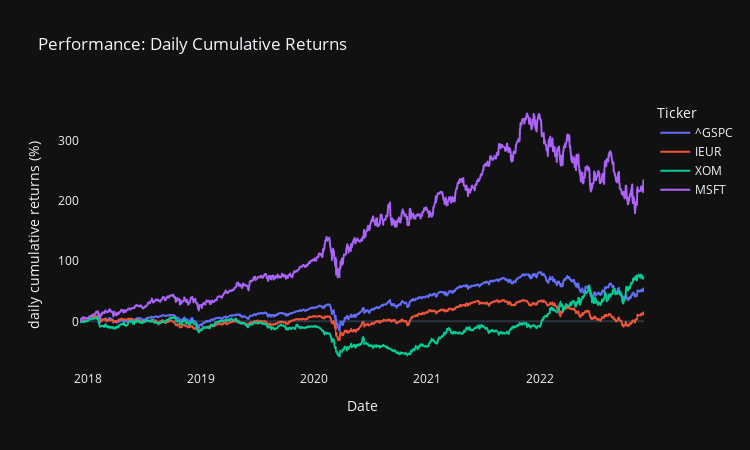

The notebook cell this image was saved under:
### Code cell
# charts cumulative return of all tickers in a single chart. Full instructions here: https://www.allthesnippets.com/notes/finance/calculating_cumulative_returns_of_stocks_with_python_and_pandas.html

# Calculates daily & cumulative returns
df_daily_returns = df_px_close.pct_change() # computes daily returns for each security
df_daily_returns = df_daily_returns[1:] # deletes first row with NaN values
df_cum_daily_returns = (1 + df_daily_returns).cumprod() - 1 # calculates cumulative daily returns
df_cum_daily_returns = df_cum_daily_returns.reset_index() # to add row_index to the DataFrame

# Transforms cumulative returns data for charting
df_px_cum_return = df_cum_daily_returns.melt(id_vars=['Date'], value_vars=tickers, var_name='Ticker', value_name='Cumulative Return')
df_px_cum_return['Cumulative Return Percent'] = df_px_cum_return['Cumulative Return'] * 100

# Charts cumulative returns
fig_px_cum_return = px.line(df_px_cum_return, x='Date',
              y='Cumulative Return Percent', color='Ticker',
              title='Performance: Daily Cumulative Returns',
              labels={'Cumulative Return Percent':'daily cumulative returns (%)', },
              height=450, 
              width=750,
              template='plotly_dark'
) # builds the chart
fig_px_cum_return.update_layout(xaxis=dict(showgrid=False),
              yaxis=dict(showgrid=False)
) # removes gridlines from the chart
fig_px_cum_return.show() # displays the chart

### Figure 1 — Plotly figure (JSON) as saved in the notebook; plotly's stock layout.template omitted (floating-point values rounded to 4 significant figures; data arrays with more than 128 entries replaced by an {"elided": "..."} marker saying what was removed)
{"data": [{"hovertemplate": "Ticker=^GSPC<br>Date=%{x}<br>daily cumulative returns (%)=%{y}<extra></extra>", "legendgroup": "^GSPC", "line": {"color": "#636efa", "dash": "solid"}, "marker": {"symbol": "circle"}, "mode": "lines", "name": "^GSPC", "showlegend": true, "type": "scattergl", "x": {"elided": "1258 str values"}, "xaxis": "x", "y": {"elided": "1258 float values"}, "yaxis": "y"}, {"hovertemplate": "Ticker=IEUR<br>Date=%{x}<br>daily cumulative returns (%)=%{y}<extra></extra>", "legendgroup": "IEUR", "line": {"color": "#EF553B", "dash": "solid"}, "marker": {"symbol": "circle"}, "mode": "lines", "name": "IEUR", "showlegend": true, "type": "scattergl", "x": {"elided": "1258 str values"}, "xaxis": "x", "y": {"elided": "1258 float values"}, "yaxis": "y"}, {"hovertemplate": "Ticker=XOM<br>Date=%{x}<br>daily cumulative returns (%)=%{y}<extra></extra>", "legendgroup": "XOM", "line": {"color": "#00cc96", "dash": "solid"}, "marker": {"symbol": "circle"}, "mode": "lines", "name": "XOM", "showlegend": true, "type": "scattergl", "x": {"elided": "1258 str values"}, "xaxis": "x", "y": {"elided": "1258 float values"}, "yaxis": "y"}, {"hovertemplate": "Ticker=MSFT<br>Date=%{x}<br>daily cumulative returns (%)=%{y}<extra></extra>", "legendgroup": "MSFT", "line": {"color": "#ab63fa", "dash": "solid"}, "marker": {"symbol": "circle"}, "mode": "lines", "name": "MSFT", "showlegend": true, "type": "scattergl", "x": {"elided": "1258 str values"}, "xaxis": "x", "y": {"elided": "1258 float values"}, "yaxis": "y"}], "layout": {"height": 450, "legend": {"title": {"text": "Ticker"}, "tracegroupgap": 0}, "title": {"text": "Performance: Daily Cumulative Returns"}, "width": 750, "xaxis": {"anchor": "y", "domain": [0, 1], "showgrid": false, "title": {"text": "Date"}}, "yaxis": {"anchor": "x", "domain": [0, 1], "showgrid": false, "title": {"text": "daily cumulative returns (%)"}}}}
